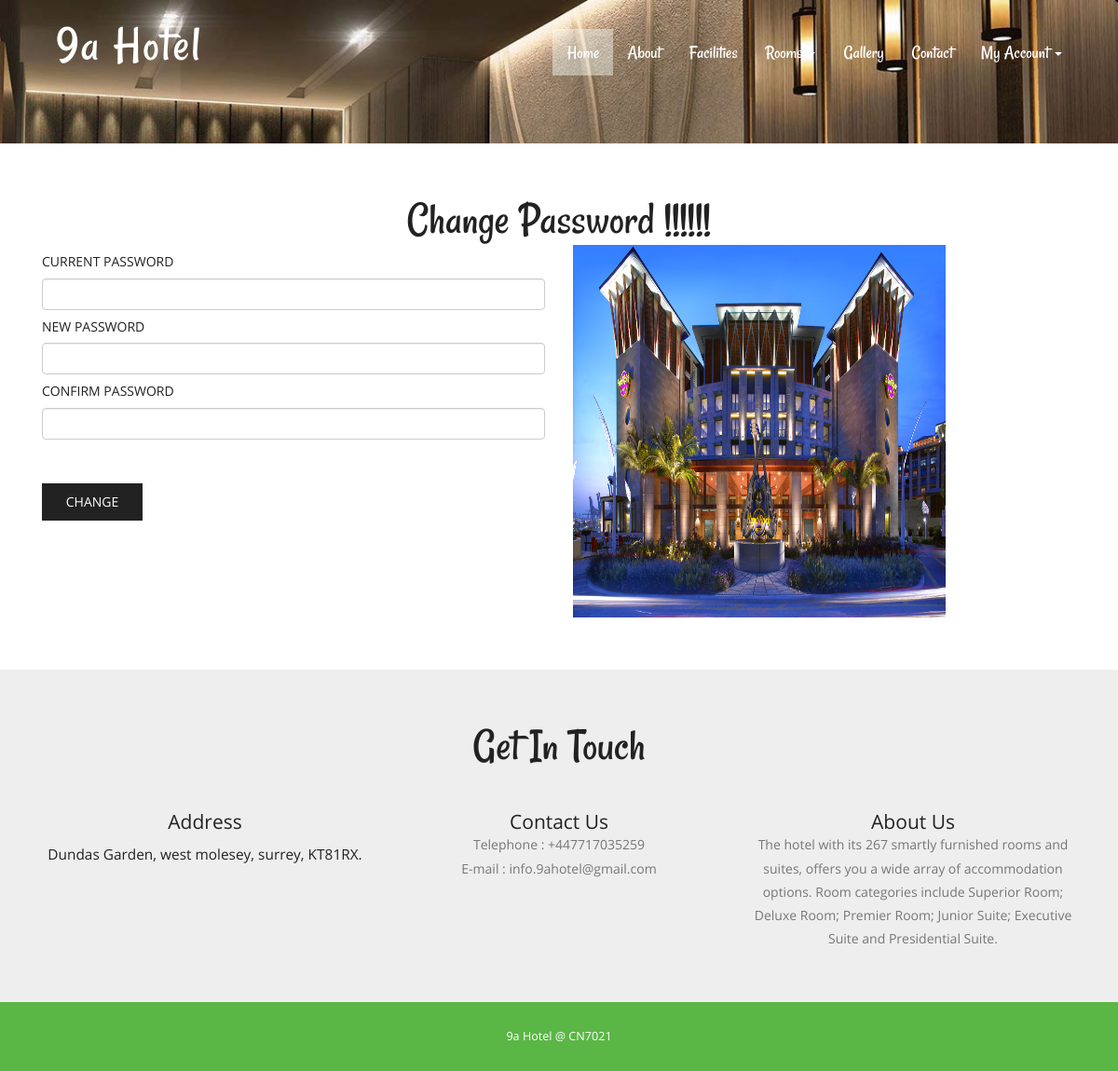
Screenshot of /change-password.php (signed in) with the database file from the repository.
### tables this page shows
CREATE TABLE `tblpage` (
  `ID` int(10) NOT NULL,
  `PageType` varchar(120) DEFAULT NULL,
  `PageTitle` varchar(200) DEFAULT NULL,
  `PageDescription` mediumtext DEFAULT NULL,
  `Email` varchar(120) DEFAULT NULL,
  `MobileNumber` bigint(10) DEFAULT NULL,
  `UpdationDate` timestamp NULL DEFAULT NULL ON UPDATE current_timestamp()
);

### includes/getintouch.php (the view)
<div class="touch-section">
					<div class="container">
						<h3>get in touch</h3>
						<div class="touch-grids">
							<?php
$sql="SELECT * from tblpage where PageType='contactus'";
$query = $dbh -> prepare($sql);
$query->execute();
$results=$query->fetchAll(PDO::FETCH_OBJ);
$cnt=1;
if($query->rowCount() > 0)
{
foreach($results as $row)
{               ?>
							<div class="col-md-4 touch-grid">
								<h4>address</h4>
								<h5><?php  echo htmlentities($row->PageDescription);?></h5>
							</div>
							<div class="col-md-4 touch-grid">
								<h4>Contact Us</h4>
								<p>Telephone : +<?php  echo htmlentities($row->MobileNumber);?></p>
							<p>E-mail : <?php  echo htmlentities($row->Email);?></p>
							</div><?php $cnt=$cnt+1;}} ?>
							<div class="col-md-4 touch-grid">
								<?php
$sql="SELECT * from tblpage where PageType='aboutus'";
$query = $dbh -> prepare($sql);
$query->execute();
$results=$query->fetchAll(PDO::FETCH_OBJ);
$cnt=1;
if($query->rowCount() > 0)
{
foreach($results as $row)
{               ?>
							<h4><?php  echo htmlentities($row->PageTitle);?></h4>
								<p><?php  echo htmlentities($row->PageDescription);?></p>
							</div><?php $cnt=$cnt+1;}} ?>
							<div class="clearfix"></div>
						</div>
					</div>
					</div>

### css/style.css (style rules this page uses)
h1,h2,h3,h4,h5,h6 { padding:0 0; margin:0 0; }
p { padding:0 0; margin:0 0; }
body { padding:0 0; margin:0 0; font-family: 'OpenSans-Regular' }
.touch-section { padding: 4em 0; text-align: center; background-color: #eee; }
.touch-grids { margin-top: 3em; }
.touch-grid h4 { font-size: 1.5em; color: #222; text-transform: capitalize; }
.touch-section h3 { font-size: 3.5em; text-transform: capitalize; font-family: 'Rancho-Regular'; color: #222; }
.touch-grid h5 { font-size: 1.1em; padding: 1em 0; color: #222; }
.touch-grid p { font-size: 1em; line-height: 1.8em; color: #777; }

### rows the page displays
tblpage: PageDescription "Dundas Garden, west molesey, surrey, KT81RX.", MobileNumber "447717035259", Email "info.9ahotel@gmail.com"
tblpage: PageTitle "About Us", PageDescription "The hotel with its 267 smartly furnished rooms and suites, offers you a wide array of accommodation options. Room categories include Superior Room; Deluxe Room; Premier Room; Junior Suite; Executive Suite and Presidential Suite."
